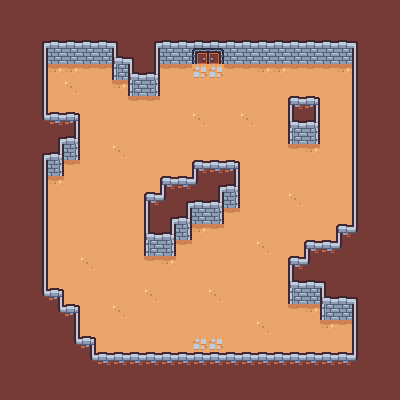

A level layout from a 2D game, rendered from its tile map. Below: a short description, then the map file with its tile-grid data intact:
An orthogonal 25x25 tile map with 16x16 px tiles, 2 tile layers (Ground, Boundary).

<map version="1.10" tiledversion="1.11.0" orientation="orthogonal" renderorder="right-down" width="25" height="25" tilewidth="16" tileheight="16" infinite="0" nextlayerid="3" nextobjectid="1">
 <tileset firstgid="1" name="tilemap_packed" tilewidth="16" tileheight="16" tilecount="132" columns="12">
  <image source="tilemap_packed.png" width="192" height="176" />
  <tile id="0">
   <properties>
    <property name="collides" type="bool" value="true" />
    <property name="cost" type="int" value="1000" />
   </properties>
  </tile>
  <tile id="1">
   <properties>
    <property name="collides" type="bool" value="true" />
   </properties>
  </tile>
  <tile id="2">
   <properties>
    <property name="collides" type="bool" value="true" />
   </properties>
  </tile>
  <tile id="3">
   <properties>
    <property name="collides" type="bool" value="true" />
   </properties>
  </tile>
  <tile id="4">
   <properties>
    <property name="collides" type="bool" value="false" />
   </properties>
  </tile>
  <tile id="5">
   <properties>
    <property name="collides" type="bool" value="false" />
   </properties>
  </tile>
  <tile id="6">
   <properties>
    <property name="collides" type="bool" value="true" />
   </properties>
  </tile>
  <tile id="13">
   <properties>
    <property name="collides" type="bool" value="true" />
   </properties>
  </tile>
  <tile id="14">
   <properties>
    <property name="collides" type="bool" value="true" />
   </properties>
  </tile>
  <tile id="15">
   <properties>
    <property name="collides" type="bool" value="true" />
   </properties>
  </tile>
  <tile id="16">
   <properties>
    <property name="collides" type="bool" value="true" />
   </properties>
  </tile>
  <tile id="17">
   <properties>
    <property name="collides" type="bool" value="true" />
   </properties>
  </tile>
  <tile id="18">
   <properties>
    <property name="collides" type="bool" value="true" />
   </properties>
  </tile>
  <tile id="19">
   <properties>
    <property name="collides" type="bool" value="true" />
   </properties>
  </tile>
  <tile id="25">
   <properties>
    <property name="collides" type="bool" value="true" />
   </properties>
  </tile>
  <tile id="26">
   <properties>
    <property name="collides" type="bool" value="false" />
   </properties>
  </tile>
  <tile id="27">
   <properties>
    <property name="collides" type="bool" value="true" />
   </properties>
  </tile>
  <tile id="30">
   <properties>
    <property name="cost" type="int" value="1" />
   </properties>
  </tile>
  <tile id="40">
   <properties>
    <property name="collides" type="bool" value="true" />
   </properties>
  </tile>
  <tile id="42">
   <properties>
    <property name="cost" type="int" value="1" />
   </properties>
  </tile>
  <tile id="46">
   <properties>
    <property name="collides" type="bool" value="true" />
   </properties>
  </tile>
  <tile id="47">
   <properties>
    <property name="collides" type="bool" value="true" />
   </properties>
  </tile>
  <tile id="48">
   <properties>
    <property name="cost" type="int" value="1" />
   </properties>
  </tile>
  <tile id="49">
   <properties>
    <property name="cost" type="int" value="1" />
   </properties>
  </tile>
  <tile id="50">
   <properties>
    <property name="cost" type="int" value="1" />
   </properties>
  </tile>
  <tile id="51">
   <properties>
    <property name="cost" type="int" value="1" />
   </properties>
  </tile>
  <tile id="52">
   <properties>
    <property name="cost" type="int" value="1" />
   </properties>
  </tile>
  <tile id="53">
   <properties>
    <property name="cost" type="int" value="1" />
   </properties>
  </tile>
  <tile id="57">
   <properties>
    <property name="collides" type="bool" value="true" />
   </properties>
  </tile>
  <tile id="58">
   <properties>
    <property name="collides" type="bool" value="true" />
   </properties>
  </tile>
  <tile id="59">
   <properties>
    <property name="collides" type="bool" value="true" />
   </properties>
  </tile>
 </tileset>
 <layer id="1" name="Ground" width="25" height="25">
  <data encoding="csv">
1,1,1,1,1,1,1,1,1,1,1,1,1,1,1,1,1,1,1,1,1,1,1,1,1,
1,1,1,1,1,1,1,1,1,1,1,1,1,1,1,1,1,1,1,1,1,1,1,1,1,
1,1,1,1,1,1,1,1,1,1,1,1,1,1,1,1,1,1,1,1,1,1,1,1,1,
1,1,1,1,1,1,1,1,1,1,1,1,1,1,1,1,1,1,1,1,1,1,1,1,1,
1,1,1,52,52,51,51,1,1,1,51,51,43,43,51,51,52,52,51,51,51,52,1,1,1,
1,1,1,49,50,49,49,52,1,1,49,49,49,49,49,49,49,49,49,49,49,49,1,1,1,
1,1,1,49,49,49,49,49,51,51,49,49,49,49,49,49,49,49,49,49,49,49,1,1,1,
1,1,1,49,49,49,49,49,49,49,49,49,50,49,49,50,49,49,1,1,49,49,1,1,1,
1,1,1,1,1,49,49,49,49,49,49,49,49,49,49,49,49,49,1,1,49,49,1,1,1,
1,1,1,1,1,49,49,50,49,49,49,49,49,49,49,49,49,49,51,52,49,49,1,1,1,
1,1,1,1,51,49,49,49,49,49,49,49,49,49,49,49,49,49,49,49,49,49,1,1,1,
1,1,1,52,49,49,49,49,49,49,49,49,1,1,1,49,49,49,49,49,49,49,1,1,1,
1,1,1,49,49,49,49,49,49,49,1,1,1,1,1,49,49,49,50,49,49,49,1,1,1,
1,1,1,49,49,49,49,49,49,1,1,1,1,1,51,49,49,49,49,49,49,49,1,1,1,
1,1,1,49,49,49,49,49,49,1,1,1,52,51,49,49,49,49,49,49,49,49,1,1,1,
1,1,1,49,49,49,49,49,49,1,1,51,49,49,49,49,50,49,49,49,49,1,1,1,1,
1,1,1,49,49,50,49,49,49,51,52,49,49,49,49,49,49,49,49,1,1,1,1,1,1,
1,1,1,49,49,49,49,49,49,49,49,49,49,49,49,49,49,49,1,1,1,1,1,1,1,
1,1,1,49,49,49,49,49,49,50,49,49,49,50,49,49,49,49,1,1,1,1,1,1,1,
1,1,1,1,49,49,49,50,49,49,49,49,49,49,49,49,49,49,51,52,1,1,1,1,1,
1,1,1,1,1,49,49,49,49,49,49,49,49,49,49,49,50,49,49,49,52,51,1,1,1,
1,1,1,1,1,49,49,49,49,49,49,49,43,43,49,49,49,49,49,49,49,49,1,1,1,
1,1,1,1,1,1,49,49,49,49,49,49,49,49,49,49,49,49,49,49,49,49,1,1,1,
1,1,1,1,1,1,1,1,1,1,1,1,1,1,1,1,1,1,1,1,1,1,1,1,1,
1,1,1,1,1,1,1,1,1,1,1,1,1,1,1,1,1,1,1,1,1,1,1,1,1
</data>
 </layer>
 <layer id="2" name="Boundary" width="25" height="25">
  <data encoding="csv">
1,1,1,1,1,1,1,1,1,1,1,1,1,1,1,1,1,1,1,1,1,1,1,1,1,
1,1,1,1,1,1,1,1,1,1,1,1,1,1,1,1,1,1,1,1,1,1,1,1,1,
1,1,2,3,3,3,3,4,1,2,3,3,3,3,3,3,3,3,3,3,3,3,4,1,1,
1,1,14,41,41,41,41,17,4,14,41,41,47,48,41,41,41,41,41,41,41,41,16,1,1,
1,1,14,0,0,0,0,58,17,18,0,0,0,0,0,0,0,0,0,0,0,0,16,1,1,
1,1,14,0,0,0,0,0,58,60,0,0,0,0,0,0,0,0,0,0,0,0,16,1,1,
1,1,14,0,0,0,0,0,0,0,0,0,0,0,0,0,0,0,5,6,0,0,16,1,1,
1,1,26,27,6,0,0,0,0,0,0,0,0,0,0,0,0,0,17,18,0,0,16,1,1,
1,1,1,2,18,0,0,0,0,0,0,0,0,0,0,0,0,0,58,60,0,0,16,1,1,
1,1,2,18,60,0,0,0,0,0,0,0,0,0,0,0,0,0,0,0,0,0,16,1,1,
1,1,14,60,0,0,0,0,0,0,0,0,5,27,6,0,0,0,0,0,0,0,16,1,1,
1,1,14,0,0,0,0,0,0,0,5,27,28,2,18,0,0,0,0,0,0,0,16,1,1,
1,1,14,0,0,0,0,0,0,5,28,2,3,18,60,0,0,0,0,0,0,0,16,1,1,
1,1,14,0,0,0,0,0,0,16,2,18,41,60,0,0,0,0,0,0,0,0,16,1,1,
1,1,14,0,0,0,0,0,0,17,18,60,0,0,0,0,0,0,0,0,0,5,28,1,1,
1,1,14,0,0,0,0,0,0,58,60,0,0,0,0,0,0,0,0,5,27,28,1,1,1,
1,1,14,0,0,0,0,0,0,0,0,0,0,0,0,0,0,0,5,28,1,1,1,1,1,
1,1,14,0,0,0,0,0,0,0,0,0,0,0,0,0,0,0,17,3,4,1,1,1,1,
1,1,26,6,0,0,0,0,0,0,0,0,0,0,0,0,0,0,58,41,17,3,4,1,1,
1,1,1,26,6,0,0,0,0,0,0,0,0,0,0,0,0,0,0,0,58,41,16,1,1,
1,1,1,1,14,0,0,0,0,0,0,0,0,0,0,0,0,0,0,0,0,0,16,1,1,
1,1,1,1,26,6,0,0,0,0,0,0,0,0,0,0,0,0,0,0,0,0,16,1,1,
1,1,1,1,1,26,27,27,27,27,27,27,27,27,27,27,27,27,27,27,27,27,28,1,1,
1,1,1,1,1,1,1,1,1,1,1,1,1,1,1,1,1,1,1,1,1,1,1,1,1,
1,1,1,1,1,1,1,1,1,1,1,1,1,1,1,1,1,1,1,1,1,1,1,1,1
</data>
 </layer>
</map>
